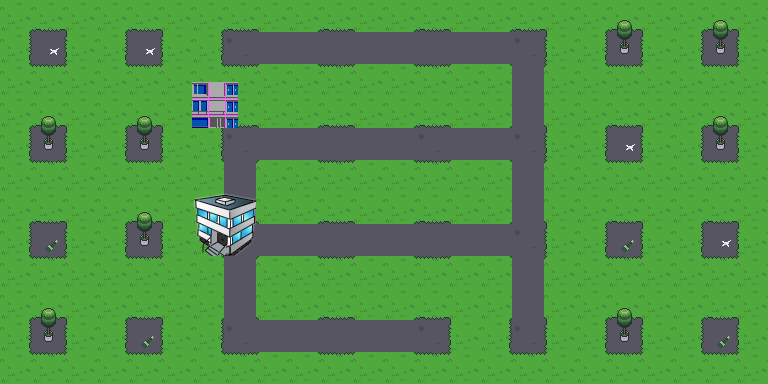

The image is a tile-based game level rendered from a .tmx file. Its description and complete source (layers, tilesets, objects, tile grids) follow:
An orthogonal 24x12 tile map with 32x32 px tiles, 2 tile layers (Tile Layer 1, Tile Layer 2), 5 tilesets and 17 objects (2x passenger, 2x destination, 0, 1, 2, ...).

<map version="1.10" tiledversion="1.10.2" orientation="orthogonal" renderorder="right-down" width="24" height="12" tilewidth="32" tileheight="32" infinite="0" nextlayerid="6" nextobjectid="51">
 <tileset firstgid="1" source="Tilemap32x32_down_environment.tsx" />
 <tileset firstgid="57" source="minitree32x48.tsx" />
 <tileset firstgid="58" source="MegaPixelArt32x32pxIcons_SpriteSheet.tsx" />
 <tileset firstgid="562" source="Office Building.tsx" />
 <tileset firstgid="563" source="tiles.tsx" />
 <layer id="1" name="Tile Layer 1" width="24" height="12">
  <data encoding="csv">
5,6,7,5,6,7,5,6,7,5,6,7,5,6,7,5,6,7,5,6,7,5,6,7,
13,14,15,13,2,15,13,14,2,2,2,2,2,2,2,2,2,15,13,14,15,13,14,15,
21,22,23,21,22,23,21,22,23,21,22,23,21,22,23,21,2,23,21,22,23,21,22,23,
5,6,7,5,6,7,5,6,7,5,6,7,5,6,7,5,2,7,5,6,7,5,6,7,
13,14,15,13,14,15,13,2,2,2,2,2,2,2,2,2,2,15,13,14,15,13,14,15,
21,22,23,21,22,23,21,2,23,21,22,23,21,22,23,21,2,23,21,22,23,21,22,23,
5,6,7,5,6,7,5,2,7,5,6,7,5,6,7,5,2,7,5,6,7,5,6,7,
13,14,15,13,14,15,13,2,2,2,2,2,2,2,2,2,2,15,13,14,15,13,14,15,
21,22,23,21,22,23,21,2,23,21,22,23,21,22,23,21,2,23,21,22,23,21,22,23,
5,6,7,5,6,7,5,2,7,5,6,7,5,6,7,5,2,7,5,6,7,5,6,7,
13,14,15,13,14,15,13,2,2,2,2,2,2,14,15,13,14,15,13,14,15,13,14,15,
21,22,23,21,22,23,21,22,23,21,22,23,21,22,23,21,22,23,21,22,23,21,22,23
</data>
 </layer>
 <layer id="2" name="Tile Layer 2" width="24" height="12">
  <data encoding="csv">
0,0,0,0,0,0,0,0,0,0,0,0,0,0,0,0,0,0,0,0,0,0,0,0,
0,4,0,0,4,0,0,11,0,0,0,0,0,0,0,0,11,0,0,57,0,0,57,0,
0,0,0,0,0,0,0,0,0,0,0,0,0,0,0,0,0,0,0,0,0,0,0,0,
0,0,0,0,0,0,563,0,0,0,0,0,0,0,0,0,0,0,0,0,0,0,0,0,
0,57,0,0,57,0,0,11,0,0,2,0,0,11,0,0,11,0,0,4,0,0,57,0,
0,0,0,0,0,0,0,0,0,0,0,0,0,0,0,0,0,0,0,0,0,0,0,0,
0,0,0,0,0,0,0,0,0,0,0,0,0,0,0,0,0,0,0,0,0,0,0,0,
0,10,0,0,57,0,562,0,0,0,2,0,0,2,0,0,11,0,0,10,0,0,4,0,
0,0,0,0,0,0,0,0,0,0,0,0,0,0,0,0,0,0,0,0,0,0,0,0,
0,0,0,0,0,0,0,0,0,0,0,0,0,0,0,0,0,0,0,0,0,0,0,0,
0,57,0,0,10,0,0,11,0,0,0,0,0,11,0,0,11,0,0,57,0,0,10,0,
0,0,0,0,0,0,0,0,0,0,0,0,0,0,0,0,0,0,0,0,0,0,0,0
</data>
 </layer>
 <objectgroup id="3" name="mov lay" visible="0">
  <object id="34" name="0" x="435" y="145" />
  <object id="35" name="1" x="530" y="146" />
  <object id="36" name="2" x="531" y="244" />
  <object id="37" name="3" x="529" y="339" />
  <object id="39" name="4" x="530" y="50" />
  <object id="40" name="5" x="243" y="50" />
  <object id="42" name="6" x="434" y="339" />
  <object id="43" name="7" x="242" y="337" />
  <object id="44" name="8" x="242" y="244" />
  <object id="45" name="9" x="243" y="146" />
 </objectgroup>
 <objectgroup id="4" name="spawnPoints">
  <object id="27" type="player" x="432" y="148">
   <point />
  </object>
  <object id="30" type="passenger" x="508" y="124">
   <point />
  </object>
  <object id="31" type="passenger" x="507" y="28">
   <point />
  </object>
  <object id="32" type="destination" x="206" y="243">
   <point />
  </object>
  <object id="33" type="destination" x="238" y="110">
   <point />
  </object>
 </objectgroup>
 <objectgroup id="5" name="roadBlockPoints">
  <object id="47" x="242" y="340">
   <point />
  </object>
  <object id="49" x="530" y="149">
   <point />
  </object>
 </objectgroup>
</map>
